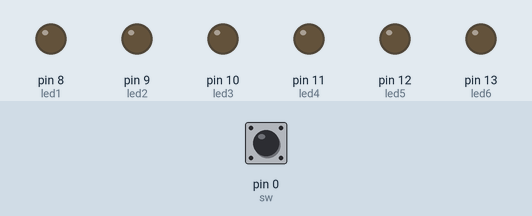
A sketch run on a simulated Arduino Uno, built with avr-gcc and run on an emulated ATmega328P. Shown: output pins drawn as LEDs (lit = HIGH). The inputs (shaded band) are chosen by the test bench; at power-on: pin 0 (sw) LOW.

Above: at 1.2 s.
1.3 s: pin 0 (sw) pulled HIGH for 0.15 s
At 2.0 s:
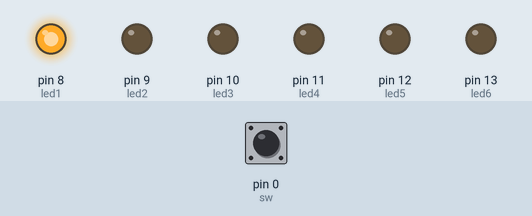
2.9 s: pin 0 (sw) pulled HIGH for 1 s
At 4.5 s:
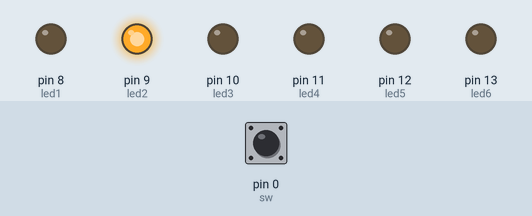
5.4 s: pin 0 (sw) pulled HIGH for 0.15 s
At 6.3 s:
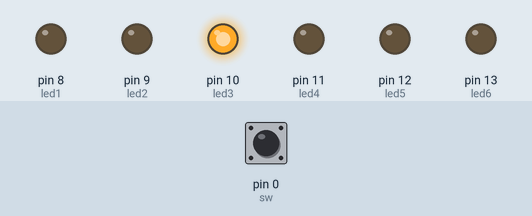
7.0 s: pin 0 (sw) pulled HIGH for 3.2 s
At 10.5 s:
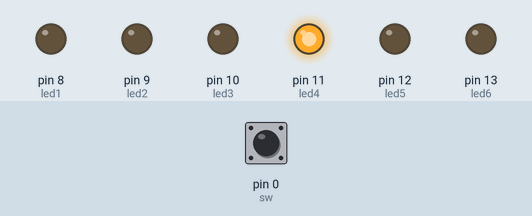
11.7 s: pin 0 (sw) pulled HIGH for 0.15 s
At 12.3 s:
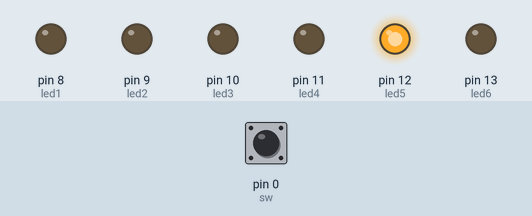
13.3 s: pin 0 (sw) pulled HIGH for 1 s
At 14.8 s:
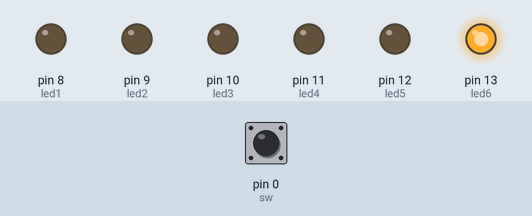
Timing chart, 0 to 16.3 s (numbered marks = the images above; inputs shaded):
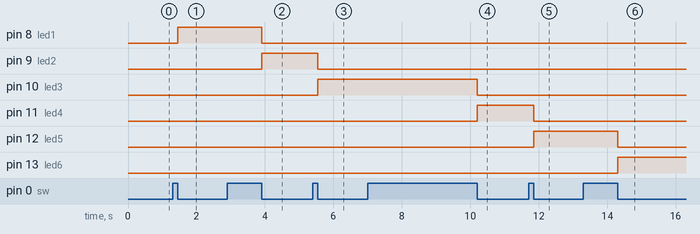

Measured:
- after the input at 1.3 s, pin 8 (led1): LOW → HIGH after 0.15 s
- after the input at 2.9 s, pin 8 (led1): HIGH → LOW after 1.0 s; pin 9 (led2): LOW → HIGH after 1.0 s
- after the input at 5.4 s, pin 9 (led2): HIGH → LOW after 0.15 s; pin 10 (led3): LOW → HIGH after 0.15 s
- after the input at 7.0 s, pin 10 (led3): HIGH → LOW after 3.2 s; pin 11 (led4): LOW → HIGH after 3.2 s
- after the input at 11.7 s, pin 11 (led4): HIGH → LOW after 0.15 s; pin 12 (led5): LOW → HIGH after 0.15 s
- after the input at 13.3 s, pin 12 (led5): HIGH → LOW after 1.0 s; pin 13 (led6): LOW → HIGH after 1.0 s

The sketch:

blinkled.ino
```cpp
int led1 =  8;
int led2 = 9;
int led3 = 10;
int led4 = 11;
int led5 = 12;
int led6 = 13;
int sw = 0;
int count = 0;

void setup() {
  pinMode(led1, OUTPUT);
  pinMode(led2, OUTPUT);
  pinMode(led3, OUTPUT);
  pinMode(led4, OUTPUT);
  pinMode(led5, OUTPUT);
  pinMode(led6, OUTPUT);
  pinMode(sw, INPUT);
}

void loop() {
  if(digitalRead(sw)){
    while(digitalRead(sw));
    int leds[7] = {led6, led1, led2, led3, led4, led5, led6};
    int ledNo = (count % 6) + 1;
    int turnedOffLED = leds[ledNo - 1];
    int turnedOnLED = leds[ledNo];
    digitalWrite(turnedOffLED, LOW);
    digitalWrite(turnedOnLED, HIGH);
    count++;
  };
}


//void blinkLED(int pinNo, long int delayTime){
//  digitalWrite(pinNo, HIGH);
//  delay(delayTime);
//  digitalWrite(pinNo, LOW);
//  delay(delayTime);
//}
//
//
```
